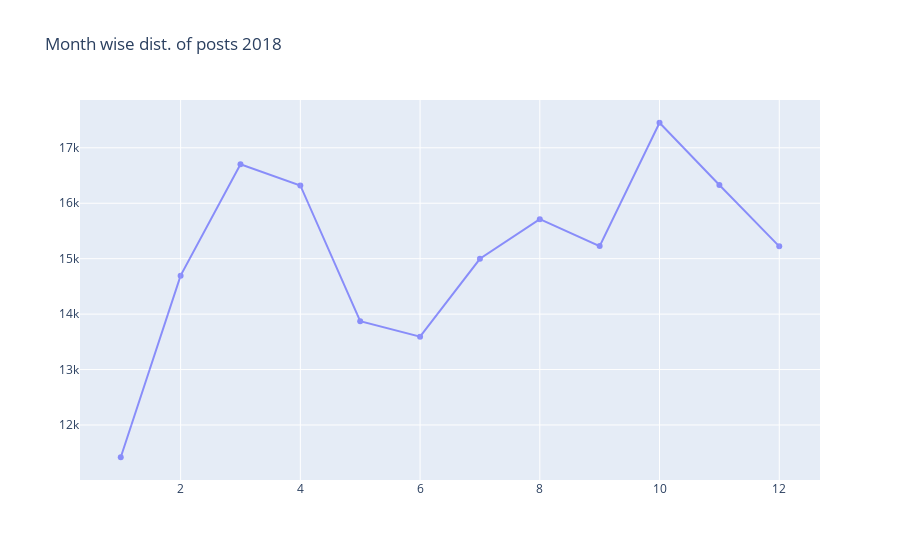

The notebook cell this image was saved under:
### Code cell
df_2018['month']=df_2018.index.month
df_2018 = df_2018.assign(dummy_calc=1)
month_2018=df_2018.groupby(by=('month')).sum()
plt.figure(figsize=(14,10))
display(month_2018)


trace1 = go.Scatter(x=month_2018.index,
                    y=month_2018.dummy_calc,
                    name = "plotly example",
                    line = dict(color = 'blue'),
                    opacity = 0.4)

layout = dict(title='Month wise dist. of posts 2018',)

fig = dict(data=[trace1], layout=layout)
iplot(fig)

### Figure 1 — Plotly figure (JSON) as saved in the notebook; plotly's stock layout.template omitted (floating-point values rounded to 4 significant figures)
{"data": [{"line": {"color": "blue"}, "name": "plotly example", "opacity": 0.4, "type": "scatter", "x": [1, 2, 3, 4, 5, 6, 7, 8, 9, 10, 11, 12], "y": [11418, 14694, 16702, 16321, 13873, 13593, 14998, 15713, 15227, 17452, 16328, 15222]}], "layout": {"title": {"text": "Month wise dist. of posts 2018"}}}
